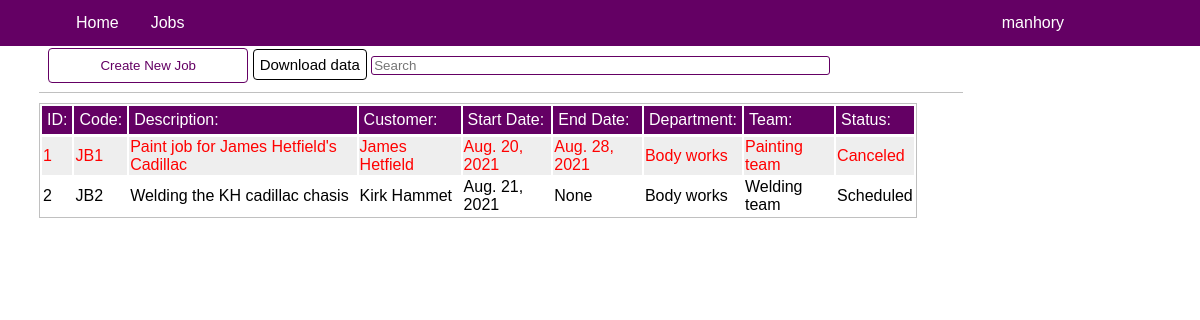
The page /dre_jobs/jobs/ (signed in) on the database its author committed.
### dre_jobs/models.py (models this page shows, shortened)
class Job(models.Model):
    code = models.CharField(max_length = 8)
    description = models.CharField(max_length = 500)
    start_date = models.DateField()
    end_date = models.DateField(blank = True, null = True)
    status = models.CharField(max_length = 50, choices = [('Scheduled', 'Scheduled'),('In-Progress','In-Progress'),('On-Hold','On-Hold'),('Canceled','Canceled'),('Complete','Complete')], default = 'Scheduled')
    department = models.ForeignKey(Department, on_delete = models.CASCADE)
    team = models.ForeignKey(Team, on_delete = models.CASCADE, default = None)
    customer = models.ForeignKey('Customer', on_delete = models.CASCADE)

class Customer(models.Model):
    name = models.CharField(max_length = 50)
    email = models.EmailField()
    phone_number = models.CharField(max_length = 20)
    RegisterDate = models.DateField(blank = True)
    ride = models.CharField(max_length = 50)
    def __str__(self):
        return f'{self.name}'

### dre_admin/models.py (models this page shows)
class Department(models.Model):
    dep_code = models.CharField(max_length = 20, unique = False, default = 'All')
    dep_name = models.CharField(max_length = 30,  default = 'All')
    dep_description = models.CharField(max_length = 400, null = True)
    def __str__(self):
        return f'{self.dep_name}'

class Team(models.Model):
    team_code = models.CharField(max_length = 30, default = 'All')
    team_name = models.CharField(max_length = 40,  default = 'All')
    team_dep = models.ForeignKey('Department', on_delete = models.CASCADE, default = 1)
    team_description = models.CharField(max_length = 400, null = True)
    def __str__(self):
        return f'{self.team_name}'

### dre_jobs/views.py (the view)
# urls.py: path('jobs/', views.Jobs, name = 'jobs'),
@login_required
def Jobs(request):
    prf = Profile.objects.get(user__username = request.user.username)
    jbs = Job.objects.all().order_by('id')
    if request.method == 'POST':
        form = JobCreationForm(request.POST)
        if form.is_valid():
            try:
                form.save()
                messages.success(request, 'Job was successfully added :)')
            except Exception as e:
                messages.error(request, str(e))
    else:
        form = JobCreationForm()
    context = {
        'prf': prf,
        'jbs': jbs,
        'form': form
    }
    return render(request, 'dre_jobs/jobs.html', context)

### dre_jobs/forms.py
class JobCreationForm(ModelForm):
    class Meta:
        model = Job
        fields = ['code', 'description', 'start_date','end_date','status','department','team','customer']
        widgets = {
            'start_date': DateInput(),
            'end_date': DateInput()
        }

### dre_jobs/templates/dre_jobs/jobs.html (shortened to what this page needs)
{% extends "home/base.html"%}
{% load crispy_forms_tags%}
{% block content %}
    <div class = "actionpage">
        <div class="action-header">
            {% if prf.role != 'User' %}
            <button class = 'btn-active' id = "create-job" style = "width: 200px;">Create New Job</button>
            <a href = "{% url 'GetJobsData'%}" class = 'btn-download'>Download data</a>
            {% endif %}
            <input type = "text" placeholder = "Search"id = 'srch' />
        </div>
        <table>
            <tr>
                <th>ID:</th>
                <th>Code:</th>
                <th>Description:</th>
                <th>Customer:</th>
                <th>Start Date:</th>
                <th>End Date:</th>
                <th>Department:</th>
                <th>Team:</th>
                <th>Status:</th>
            </tr>
            {% for j in jbs %}
                <tr class = ' {{j.status}} table-row' id = "{{j.id}}">
                    <td>{{j.id}}</td>
                    <td>{{j.code}}</td>
                    <td>{{j.description}}</td>
                    <td>{{j.customer.name}}</td>
                    <td>{{j.start_date}}</td>
                    <td>{{j.end_date}}</td>
                    <td>{{j.department.dep_name}}</td>
                    <td>{{j.team.team_name}}</td>
                    <td>{{j.status}}</td>
                </tr>
            {% endfor %}
        </table>
    </div>
{% endblock %}

### home/templates/home/base.html (shortened to what this page needs)
{% load static %}
<!DOCTYPE html>
<html>
    <head>
        <link rel = "stylesheet" href = "{% static 'home/css/main.css'%}" />
    </head>
    <body>
      <nav class = 'main-nav'>
        <ul>
          <div class = 'left-stuff-container'>
            <li><a href="{% url 'home'%}">Home</a></li>
            <li class = 'dropdown'><a href="#">Jobs</a>
            </li>
          </div>
          <div class = 'right-stuff-container'>
            <li class = 'dropdown'>
              <a href="javascript:void(0)" class="dropbtn">{{user.username}} </a>
            </li>
          </div>
        </ul>
      </nav>
      <div class = 'mainpage'>
        {% block content %}{% endblock %}
      </div>
    </body>
</html>

### home/static/home/css/main.css (style rules this page uses)
body { margin: 0px;; padding: 0px;; font-family: "Arial Black", Gadget, sans-serif; background-size: cover; }
.main-nav { background-color: rgb(100,0,100); position: fixed; top: 0; width: 100%; z-index: 1; }
ul { list-style-type: none; margin: 0; padding: 0; overflow: hidden; }
.left-stuff-container { margin-left: 5%; }
li { float: left; }
li a { display: block; text-align: center; padding: 14px 16px; text-decoration: none; color: white; border-radius: 4px; transition: all 0.1s ease-out; }
.right-stuff-container { display: inline-block; float: right; margin-right: 10%; }
.mainpage { margin-top: 0px; }
.actionpage { margin-top: 2%; margin: 2%; padding: 15px; width: 77%; }
.action-header { padding: 1%; border-bottom: solid 1px silver; }
input[type = text] { width: 50%; border: solid; border-color: rgb(100,0,100); border-width: 1px; border-radius: 3px; }
.btn-active { height: 35px; width: 120px; background-color: white; color: rgb(100,0,100); border: solid 1px rgb(100,0,100); border-radius: 4px; transition: all 0.1s ease-out; }
.btn-download { text-decoration: none; padding: 6px; font-size: 15px; height: 35px; width: 220px; background-color: white; color: black; border: solid 1px black; border-radius: 4px; transition: all 0.1s ease-out; cursor:default; }
table { width: 95%; border: solid; border-width: 1px; border-color: silver; overflow: scroll; margin-top: 1%; margin-bottom: 2%; }
th { width: auto; background-color: rgb(100,0,100); color: white; text-align: left; font-weight:normal; padding: 5px; border-bottom: solid 1px; }
tr { border-bottom: solid; border-width: 1px; border-color: black; background-color: white; }
tr:nth-child(even) { background-color: #eee; }
.Canceled { color: red; }

### rows shown on the page
Job: id "1", code "JB1", description "Paint job for James Hetfield's Cadillac", customer.name "James Hetfield", start_date "Aug. 20, 2021", end_date "Aug. 28, 2021", department.dep_name "Body works", team.team_name "Painting team", status "Canceled"
Job: id "2", code "JB2", description "Welding the KH cadillac chasis", customer.name "Kirk Hammet", start_date "Aug. 21, 2021", end_date "None", department.dep_name "Body works", team.team_name "Welding team", status "Scheduled"

### other values the page prints
{{ user.username }} "manhory"
